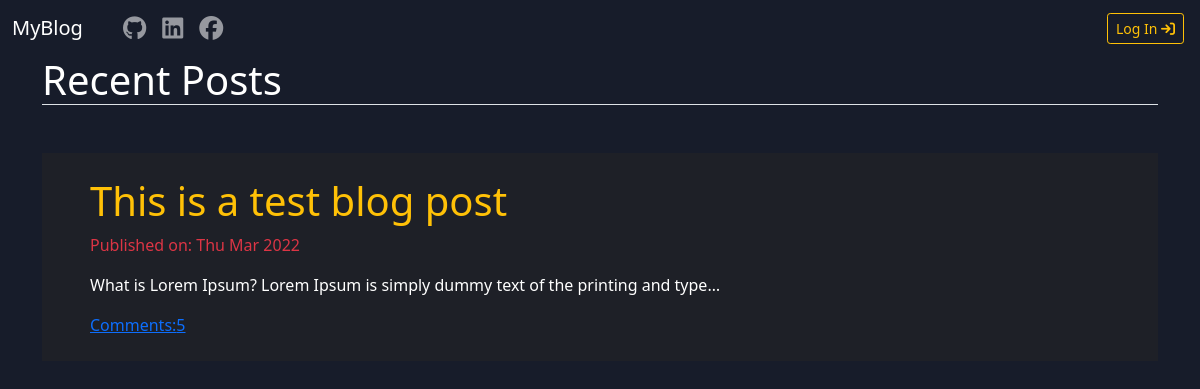
The page / on the database its author committed.
### blog/models.py (models this page shows, shortened)
class Post(models.Model):
    author = models.ForeignKey(User, on_delete=models.CASCADE)
    title = models.CharField(max_length=200)
    text = models.TextField()
    create_date = models.DateField(default=timezone.now)
    published_date = models.DateField(blank=True, null=True)
    class Meta:
        ordering = ['-published_date']
    def approve_comments(self):
        return self.comments.filter(approved_comment=True)

### blog/views.py (the view)
# urls.py: path('', views.PostListView.as_view(), name='post_list' ),
class PostListView(ListView):
    paginate_by = 2
    model = Post
    context_object_name = 'posts'
    def get_queryset(self):
        return Post.objects.filter(published_date__lte=timezone.now())

### blog/templates/blog/post_list.html (shortened to what this page needs)
{% extends 'blog/base.html' %}
{% block body %}
 <div class="container text-white"><h1 class='border-bottom'>Recent Posts</h1></div>
<div class="container mt-5">
    {% for post in page_obj %}
    <div  class="post text-white py-4 px-5 mb-2" style='background-color:#25252585;'>
        <h1 class='text-warning '><a class='list_title text-warning text-decoration-none' href="{% url 'blog:detail' pk=post.pk %}">{{post.title}}</a></h1>
        <div class="date">
            <p class='text-danger'>Published on: {{post.published_date|date:"D M Y"}}</p>
        </div>
        <div class="preview text-white">
            <p>
                <p>{{post.text|truncatechars:80}}</p>
            </p>
        </div>
        <a href="{% url 'blog:detail' pk=post.pk%}">Comments:{{post.approve_comments.count}}</a>
    </div>
    {% endfor %}
</div>
{% endblock body %}

### rows shown on the page
Post: title "This is a test blog post", published_date "Thu Mar 2022", text "What is Lorem Ipsum? Lorem Ipsum is simply dummy text of the printing and type…", approve_comments.count "5"
